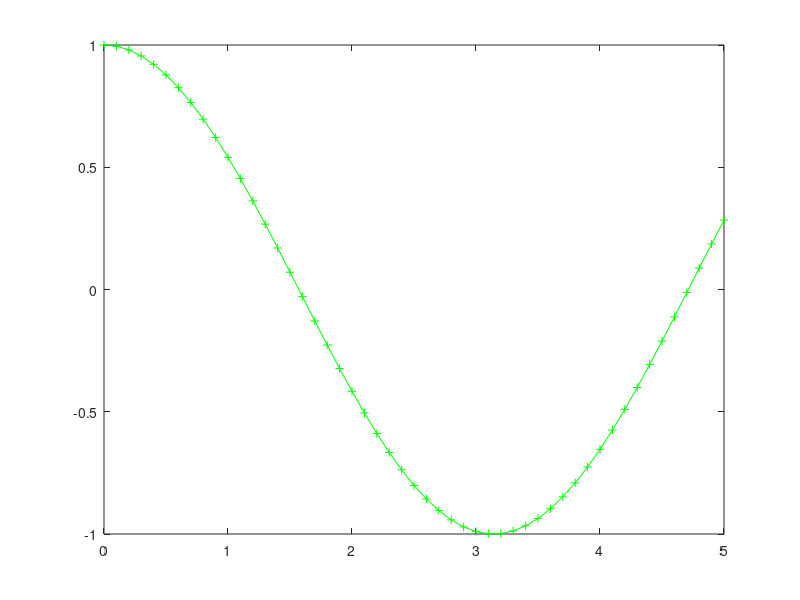

Here is the MATLAB script that generated this plot: (Note: this script raises an error after producing the figure.)
% PLOTS - BASICS

% For taking discrete points in an interval (no of points=11 specified)
x=linspace(0,pi,11);
% for taking discrete points in an interval (spacing=0.1 specified)
x=[0:0.1:5];

% figure is used to separate figures
% plot is used to plot points here
% hold on is used to hold on for the next plot 
% 'g+-" means green plot, + marker, and solid lines

f1=figure;
y=cos(x);
plot(x,y,'g+-')
hold on
z=exp(-x);
plot(x,z,'c+:',MarkerEdgeColor="r")
hold off

% Subplots
f2=figure;
subplot(2,1,1);
plot(x,y,'g+-')
subplot(2,1,2);
plot(x,z,'c+:',MarkerEdgeColor="r")

% Semilog plot
f3=figure;
semilogx(x,z)

% For specifying legend
lgd = legend('experimental data','line','quadratic','sixth degree');
lgd.Location='southeast' ;

% Scatter plot
scatter(x3,y3)